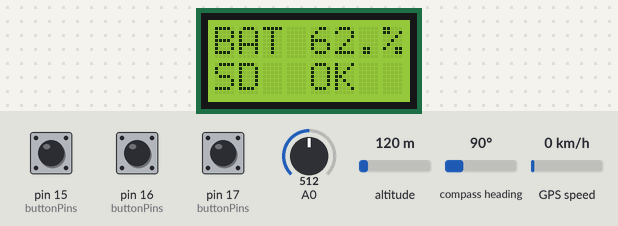
Simulated run of this sketch. Board: Arduino Uno, built with avr-gcc and run on an emulated ATmega328P. Parts: 8×2 character LCD. The test bench sets the inputs (shaded band); at power-on: pin 17 (buttonPins) HIGH, A0 = 512, pin 15 (buttonPins) HIGH, pin 16 (buttonPins) HIGH, altitude 120 m, compass heading 90°, GPS speed 0 km/h. Storage starts empty; the GPS gets a fix after 3 s at 37.7749, -122.4194 with 8 satellites; what the sketch prints to the serial monitor is not drawn.

Above: at 1.2 s.
1.3 s: pin 17 (buttonPins) pulled LOW for 0.15 s
At 2.2 s:
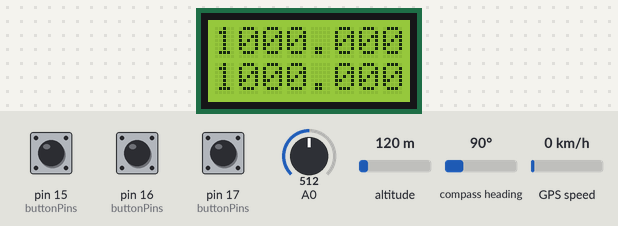
4.6 s: pin 17 (buttonPins) pulled LOW for 1 s
At 5.1 s:
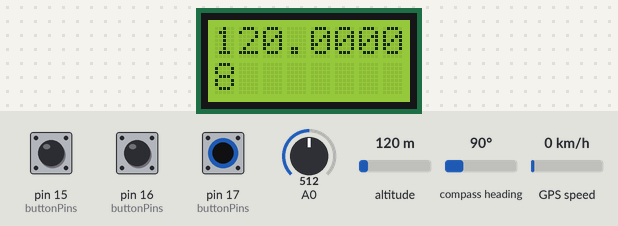
7.1 s: pin 17 (buttonPins) pulled LOW for 0.15 s
At 8.3 s:
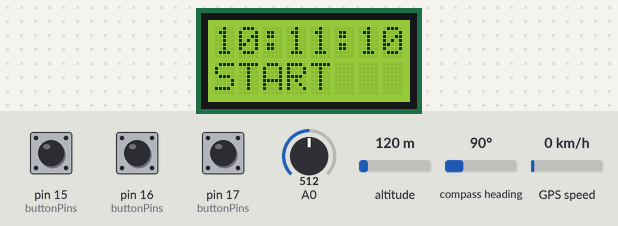
8.7 s: pin 17 (buttonPins) pulled LOW for 3.2 s
At 9.5 s:
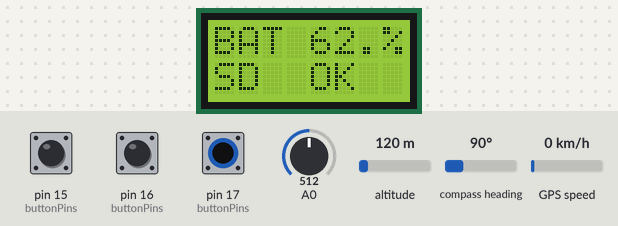
13.4 s: A0 set to 716
At 14.3 s:
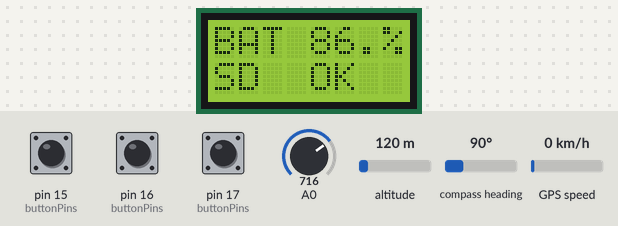
14.9 s: A0 set to 992
At 16.2 s:
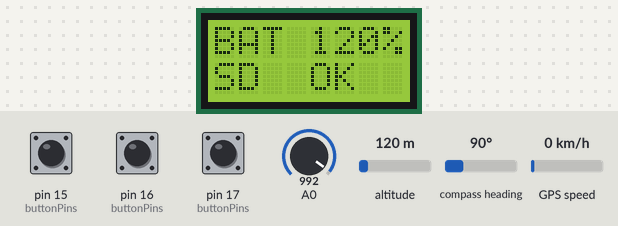
Timing chart, 0 to 17.4 s (numbered marks = the images above; inputs shaded):
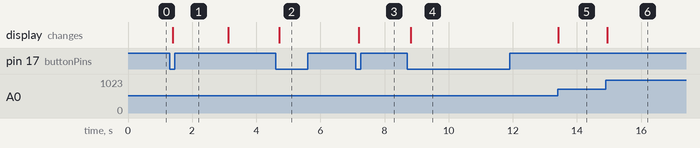

Measured:
- after the input at 1.3 s, the display: changes after 0.10 s (image 1)
- after the input at 4.6 s, the display: changes after 0.11 s (image 2)
- after the input at 7.1 s, the display: changes after 0.09 s (image 3)
- after the input at 8.7 s, the display: changes after 0.12 s (image 4)
- after the input at 13.4 s, the display: changes at once (image 5)
- after the input at 14.9 s, the display: changes at once (image 6)

The sketch:

implemArduino2.ino
```cpp
#include <TinyGPS.h>
#include <LiquidCrystal.h>
#include <SoftwareSerial.h>
#include <SD.h>
#include <Arduino.h>
#include <Bounce2.h>

#define ROWS 2
#define COLS 8
#define NBBUTTONS 3
#define PBP0 16
#define PBP1 15
#define PBPEN 17
#define BBP0 0
#define BBP1 1
#define BBPEN 2
#define INIT 0
#define ENG 1
#define WAIT 2
#define SWX 0
#define SW1 1
#define SW2 2
#define SW3 3
#define SW4 4
#define GPSRX 2
#define GPSTX 3
#define PSD 10
#define ACCUEIL 0
#define COORDS1 1
#define COORDS2 2
#define ENR 3
#define TEMPS_INTERV 5000 // en millis


// initialize the library with the numbers of the interface pins
LiquidCrystal lcd(4, 5, 6, 7, 8, 9);

//objets nécessaires pour lire les données transmises par le gps
TinyGPS gps;
SoftwareSerial ss(GPSTX, GPSRX);

//pins des boutons
int buttonPins[NBBUTTONS]={PBP0,PBP1,PBPEN};

//objets nécessairesp pour lire les valeurs et déterminer les états
//des boutons
Bounce debouncer[NBBUTTONS];
int buttonValues[NBBUTTONS]={HIGH,HIGH,HIGH};
int buttonStates[NBBUTTONS]={INIT,INIT,INIT};

//3 states : 0 init, 1 engaged, 2 waiting to desengaged
//2 values : HIGH or LOW
//En fonction des modifications de valeurs des boutons, on change leur état
void readBoutons(Bounce* debouncer , int* buttonStates, int* buttonValues);

//Indique le switch en cours d'activation en fonction des états des boutons
int buttonStatesToSwitchActivated(int* buttonStates);

//Indique le menu actuel
int currentMenu=ACCUEIL;

//pour vérifier le bon fonctionnement des boutons
void testButtons();

//pour ouvrir le fichier d'enregistrement
void initPath();

//pour fermer le fichier d'enregistrement
void closePath();

//pour lire le fichier d'enregistrement
void readPath();

bool isSDOK; //indique si la carte est bien connectée

//informations de model
double batterieVolt=0;
float latitude;
float longitude;
float altitude;
int nb_satellites;
bool started;
byte heure;
byte minute;
byte secondes;

//Paramètres pour le fichier d'enregistrment
char filename[18];
File pathFile;
bool fileOpened;

//timer pour enregistrer de manière périodique les données de model
long timerInterv = millis();

void setup() {

    //initialise le lcd
    lcd.begin(COLS,ROWS);

	//initialisation des boutons
    for(int i=0; i<NBBUTTONS; i++) {
    debouncer[i]=Bounce();

      // Setup the button with an internal pull-up :
    pinMode(buttonPins[i],INPUT_PULLUP);

    // After setting up the button, setup the Bounce instance :
    debouncer[i].attach(buttonPins[i]);
    debouncer[i].interval(5); // interval in ms
    debouncer[i].update();
    buttonValues[i]=debouncer[i].read();
  }

  //initialisation de la carte SD
  isSDOK=false;
  if (SD.begin(PSD)){
    isSDOK=true;
  }

  //initialisation de l'interface  série Ordinateur/Arduino
  Serial.begin(9600);

  //SoftwareSerial setup for the gps
   ss.begin(4800);


}

void loop() {

  // récupération des données GPS
  gps.f_get_position(&latitude,&longitude, NULL);
  altitude=gps.f_altitude();
  gps.crack_datetime(NULL,NULL,NULL,&heure,&minute,&secondes,NULL,NULL);

  readBoutons(debouncer , buttonStates, buttonValues); // lecture des boutons
  //on détermine quel switch est activé
  int switchActivated = buttonStatesToSwitchActivated(buttonStates);
  //en fonction du switch activé, on effectue une action
  lcd.setCursor(0,0);
  switch(switchActivated) {
    case SW1 :
	   //changement de menu
      Serial.println("SW1");
       currentMenu=(currentMenu+1)%4;
       lcd.clear();
      break;
    case SW2 :
		//début/fin d'enregistrment de parcours (si on est dans le bon menu)
      Serial.println("SW2");
      if(currentMenu==ENR){
        started=!started;
        if(started){
        initPath();
        }else{
        closePath();
       }
      }
      lcd.clear();

      break;
    case SW3 :
		//lecture du fichier d'enregistrement sur le moniteur série
       Serial.println("SW3");
       if(currentMenu==ENR){
          readPath();
       }
       lcd.clear();
       break;
     case SW4 :
        //lecture d'informations GPS sur le moniteur série
        Serial.print(longitude);
        Serial.print(",");
        Serial.print(latitude);
        Serial.print(",");
        Serial.println(altitude);
        break;
    default :
      break;

  }

  //affiche du menu actuel sur le LCD en fonction de son type
  switch(currentMenu) {
      case ACCUEIL :
        lcd.print("BAT");
        batterieVolt = ((analogRead(0)*6.2)/1023.f)*20;
        lcd.setCursor(4,0);
        lcd.print(batterieVolt,3);
        lcd.setCursor(7,0);
        lcd.print("%");
        lcd.setCursor(0,1);
        lcd.print("SD");
        lcd.setCursor(4,1);
        if(isSDOK){
           lcd.print("OK");
        }else{
          lcd.print("NO");
        }

      break;
     case COORDS1 :
        lcd.print(latitude,8);
        lcd.setCursor(0,1);
        lcd.print(longitude,8);

     break;
     case COORDS2:
          lcd.print(altitude,8);
          lcd.setCursor(0,1);
          lcd.print(gps.satellites());
     break;
     case ENR :
        lcd.print((int) heure,2);
        lcd.setCursor(2,0);
        lcd.print(":");
        lcd.setCursor(3,0);
        lcd.print((int) minute,2);
        lcd.setCursor(5,0);
        lcd.print(":");
        lcd.setCursor(6,0);
        lcd.print((int) secondes,2);
        lcd.setCursor(0,1);
        if(started){
          lcd.print("STOP");
        }else{
          lcd.print("START");
        }

     break;
  default:
  break;
  }

  //écriture d'une ligne de donénes GPS
  //dans le fichier d'enregistrement si celui si est ouvert et si
  //si le temps est venu (> TEMPS_INTERV)
  if(fileOpened){
    if(millis() - timerInterv > TEMPS_INTERV){
      pathFile.print(longitude,10);
      pathFile.print(",");
      pathFile.print(latitude,10);
      pathFile.print(",");
      pathFile.print(altitude,10);
      pathFile.print(",");
      pathFile.print(gps.satellites());
      pathFile.print(",");
      pathFile.print(heure);
      pathFile.print(",");
      pathFile.print(minute);
      pathFile.print(",");
      pathFile.print(secondes);
      pathFile.print(",");
      pathFile.println(gps.hdop());
      Serial.println("Printing data");
      timerInterv = millis();
    }
  }
 smartdelay(50);
}

void readBoutons(Bounce* debouncer , int* buttonStates, int* buttonValues)
{
    for(int i=0; i<NBBUTTONS; i++) {
      //Wait mode
      if(buttonStates[i] == 1) {
         buttonStates[i] = 2;
      }
        // Update the Bounce instance :
      debouncer[i].update();
      int value = debouncer[i].read();
      if ( value != buttonValues[i]) {
        buttonValues[i] = value;
        buttonStates[i] = (buttonStates[i] + 1)%3; //buttonStates is either 0 or 2
      }
  }
}

int buttonStatesToSwitchActivated(int* buttonStates)
{
  if(buttonStates[BBP0]!=ENG && buttonStates[BBP1]!=ENG && buttonStates[BBPEN]==ENG) {
    return SW1;
  } else if (buttonStates[BBP0]==ENG && buttonStates[BBP1]!=ENG && buttonStates[BBPEN]==ENG) {
    return SW2;
  } else if (buttonStates[BBP0]!=ENG && buttonStates[BBP1]==ENG && buttonStates[BBPEN]==ENG) {
    return SW3;
  } else if (buttonStates[BBP0]==ENG && buttonStates[BBP1]==ENG && buttonStates[BBPEN]==ENG) {
    return SW4;
  } else {
    return SWX;
  }
}


static void smartdelay(unsigned long ms)
{
  unsigned long start = millis();
  do
  {
    while (ss.available())
      gps.encode(ss.read());
  } while (millis() - start < ms);
}


void initPath()
{
  fileOpened=1;
  SD.remove("pathFile.txt");
  pathFile=SD.open("pathFile.txt",FILE_WRITE); //pas de caractères spéciaux dans le nom du fichier!
  Serial.println("File created");
}

void closePath(){

    pathFile.close();
    fileOpened=0;
    Serial.println("File closed");

}

void readPath(){
  pathFile = SD.open("pathFile.txt",FILE_READ);
  if (pathFile)
  {
    while (pathFile.available())
    {
      Serial.write(pathFile.read());
    }
    pathFile.close();
  }
  else {
    Serial.println("error opening the pathFile");
  }

}
```
